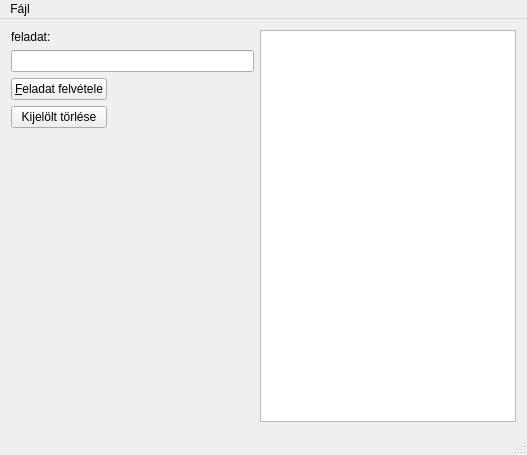
<?xml version="1.0" encoding="UTF-8"?>
<ui version="4.0">
 <class>MainWindow</class>
 <widget class="QMainWindow" name="MainWindow">
  <property name="geometry">
   <rect>
    <x>0</x>
    <y>0</y>
    <width>527</width>
    <height>455</height>
   </rect>
  </property>
  <property name="windowTitle">
   <string>MainWindow</string>
  </property>
  <widget class="QWidget" name="centralWidget">
   <layout class="QHBoxLayout" name="horizontalLayout_3">
    <item>
     <layout class="QHBoxLayout" name="horizontalLayout_2">
      <item>
       <layout class="QVBoxLayout" name="verticalLayout_3">
        <item>
         <layout class="QVBoxLayout" name="verticalLayout_2">
          <item>
           <widget class="QLabel" name="label">
            <property name="text">
             <string>feladat:</string>
            </property>
           </widget>
          </item>
          <item>
           <widget class="QLineEdit" name="jobEdit"/>
          </item>
          <item>
           <layout class="QHBoxLayout" name="horizontalLayout">
            <item>
             <layout class="QVBoxLayout" name="verticalLayout">
              <item>
               <widget class="QPushButton" name="addButton">
                <property name="text">
                 <string>&amp;Feladat felvétele</string>
                </property>
               </widget>
              </item>
              <item>
               <widget class="QPushButton" name="removeButton">
                <property name="text">
                 <string>Kijelölt törlése</string>
                </property>
               </widget>
              </item>
             </layout>
            </item>
            <item>
             <spacer name="horizontalSpacer">
              <property name="orientation">
               <enum>Qt::Horizontal</enum>
              </property>
              <property name="sizeHint" stdset="0">
               <size>
                <width>40</width>
                <height>20</height>
               </size>
              </property>
             </spacer>
            </item>
           </layout>
          </item>
         </layout>
        </item>
        <item>
         <spacer name="verticalSpacer">
          <property name="orientation">
           <enum>Qt::Vertical</enum>
          </property>
          <property name="sizeHint" stdset="0">
           <size>
            <width>20</width>
            <height>40</height>
           </size>
          </property>
         </spacer>
        </item>
       </layout>
      </item>
      <item>
       <widget class="QListWidget" name="listWidget">
        <property name="selectionMode">
         <enum>QAbstractItemView::SingleSelection</enum>
        </property>
       </widget>
      </item>
     </layout>
    </item>
   </layout>
  </widget>
  <widget class="QStatusBar" name="statusBar"/>
  <widget class="QMenuBar" name="menuBar">
   <property name="enabled">
    <bool>true</bool>
   </property>
   <property name="geometry">
    <rect>
     <x>0</x>
     <y>0</y>
     <width>527</width>
     <height>21</height>
    </rect>
   </property>
   <widget class="QMenu" name="menuFile">
    <property name="title">
     <string>Fájl</string>
    </property>
    <addaction name="actionOpen"/>
    <addaction name="actionSave"/>
    <addaction name="actionSaveAs"/>
    <addaction name="separator"/>
    <addaction name="actionExit"/>
   </widget>
   <addaction name="menuFile"/>
  </widget>
  <action name="actionSave">
   <property name="text">
    <string>Mentés</string>
   </property>
   <property name="shortcut">
    <string>Ctrl+S</string>
   </property>
  </action>
  <action name="actionSaveAs">
   <property name="text">
    <string>Mentés másként...</string>
   </property>
   <property name="shortcut">
    <string>Ctrl+Shift+S</string>
   </property>
  </action>
  <action name="actionExit">
   <property name="text">
    <string>Kilépés</string>
   </property>
   <property name="toolTip">
    <string>Kilépés</string>
   </property>
   <property name="shortcut">
    <string>Alt+Q</string>
   </property>
  </action>
  <action name="actionOpen">
   <property name="text">
    <string>Megnyitás</string>
   </property>
   <property name="shortcut">
    <string>Ctrl+O</string>
   </property>
  </action>
 </widget>
 <layoutdefault spacing="6" margin="11"/>
 <resources/>
 <connections/>
</ui>
